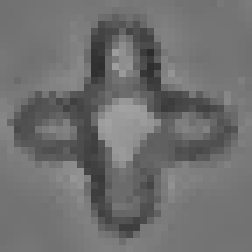
#> input picture resources/fiducial_ref_v3.tif, 36 x 36 px, found by its file name (shown 7 times larger)
$ python utils.py   (older library calls are emulated)
#> lines starting #> are read from the running program, lines starting #| are printed output that depends on the picture; after the words box and inside, x2 and y2 are one past the last pixel; in counts of white or black regions, pixels touching at a corner belong together
import cv2
import numpy as np
import glob
import os
from PIL import Image
from sklearn.cluster import spectral_clustering
from sklearn.feature_extraction import image as sk_image
import matplotlib.pyplot as plt


fid_ref_path = 'resources/fiducial_ref_v3.tif'
fid_ref = Image.open(fid_ref_path)
#> fid_ref is the input picture: PIL image 36x36 L; min 44, max 161, mean 111.4
fid_ref = np.asarray(fid_ref)

dig_ref_dir = 'resources/dig_ref_v3'

# Each digit can have multiple reference images, representing different
# qualities and features (defects, etc.) that can be found in the chip
# production and image acquisition.
dig_refs = {i: [] for i in range(10)}
for _ref_digit in range(10):
    dig_tif_files = glob.glob(os.path.join(dig_ref_dir, str(_ref_digit), '*.tif'))
    for f in dig_tif_files:
        dig_ref = Image.open(f)
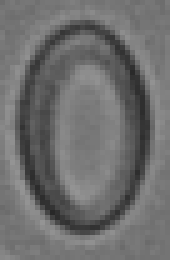
#> input picture resources/dig_ref_v3/0/digit_20200827105731495662_0.tif, 34 x 52 px (shown 5 times larger)
#> dig_ref is the input picture: PIL image 34x52 L; min 40, max 148, mean 110
        dig_ref = np.asarray(dig_ref)
        dig_refs[_ref_digit].append(dig_ref)

kernel_rect_3 = cv2.getStructuringElement(cv2.MORPH_RECT, (3, 3))
kernel_cross_3 = cv2.getStructuringElement(cv2.MORPH_CROSS, (3, 3))

# get contour of a single empty apartment for masking
apt_ref_path = 'resources/apt_ref_v3.tif'
apt_ref_mask = Image.open(apt_ref_path)
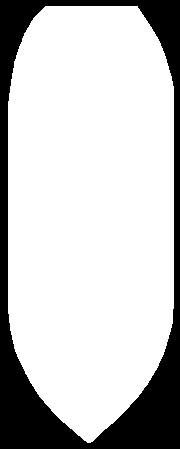
#> input picture resources/apt_ref_v3.tif, 180 x 449 px, found by its file name
#> apt_ref_mask is the input picture: PIL image 180x449 I;16; values 0 (black) and 65535 (white), 77.9% white; 1 black region, box (x1, y1, x2, y2) and area: (0, 0, 180, 449) 17850
apt_ref_mask = np.asarray(apt_ref_mask)
# apt_ref_mask = cv2.erode(apt_ref_mask, kernel_rect_3, iterations=3)
apt_ref_mask = apt_ref_mask.astype(np.bool)
apt_ref_area = apt_ref_mask.sum()
#> apt_ref_area = 62970


def save_image(img_array, directory, file_name):
    file_path = os.path.join(directory, file_name + '.tif')
    cv2.imwrite(file_path, img_array)


def flip_horizontal(input_img):
    flipped_img = input_img[:, ::-1]
    return flipped_img


# [177 lines left out: functions light_correction, rotate, rotate_image, rotate_points, identify_digit, filter_contours_by_size and 1 more, not called in this run]
